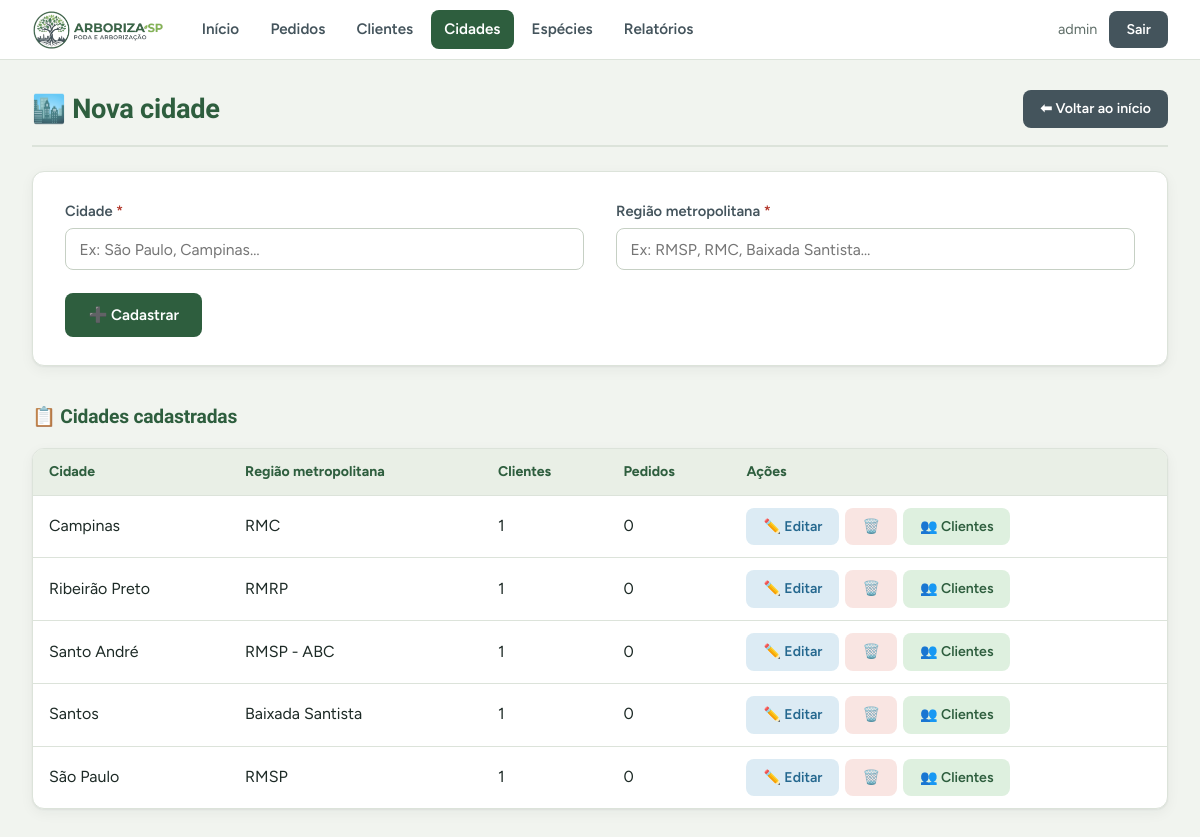
The app's page /cadastro_cidade.php (signed in) with its own data.
### tables this page shows
CREATE TABLE regioes (
    id_cidade INT AUTO_INCREMENT PRIMARY KEY,
    nome_cidade VARCHAR(100) NOT NULL UNIQUE,
    regiao_metropolitana VARCHAR(80) NOT NULL
);

### cadastro_cidade.php (the view, shortened to what this page needs)
<?php
include('conexao.php');
include('funcoes.php');
$cidade = ['id_cidade' => '', 'nome_cidade' => '', 'regiao_metropolitana' => ''];
$cidades = $conn->query("SELECT r.*,
        (SELECT COUNT(*) FROM clientes c WHERE c.id_cidade = r.id_cidade) AS qtd_clientes,
        (SELECT COUNT(*) FROM pedidos  p WHERE p.id_cidade = r.id_cidade) AS qtd_pedidos
    FROM regioes r
    ORDER BY r.nome_cidade");
$editando      = !empty($cidade['id_cidade']);
include('cabecalho.php');
?>
<div class="page-header-bar">
    <h2><?php echo $editando ? '✏️ Editar cidade' : '🏙️ Nova cidade'; ?></h2>
    <div class="header-actions">
        <a href="index.php" class="btn-back">⬅ Voltar ao início</a>
    </div>
</div>
<form method="post" action="">
    <div class="form-grid">
        <div class="form-group">
            <label for="nome_cidade">Cidade <span class="req">*</span></label>
            <input type="text" id="nome_cidade" name="nome_cidade" maxlength="100"
                value="<?php echo h($cidade['nome_cidade']); ?>"
                required placeholder="Ex: São Paulo, Campinas…">
        </div>
        <div class="form-group">
            <label for="regiao_metropolitana">Região metropolitana <span class="req">*</span></label>
            <input type="text" id="regiao_metropolitana" name="regiao_metropolitana" maxlength="80"
                value="<?php echo h($cidade['regiao_metropolitana']); ?>"
                required placeholder="Ex: RMSP, RMC, Baixada Santista…">
        </div>
        <div class="form-actions">
            <button type="submit" class="btn-primary">
                <?php echo $editando ? '💾 Atualizar' : '➕ Cadastrar'; ?>
            </button>
        </div>
    </div>
</form>
<h3>📋 Cidades cadastradas</h3>
<div class="table-container">
    <table>
        <thead>
            <tr>
                <th>Cidade</th>
                <th>Região metropolitana</th>
                <th>Clientes</th>
                <th>Pedidos</th>
                <th class="col-acoes">Ações</th>
            </tr>
        </thead>
        <tbody>
            <?php if ($cidades->num_rows > 0): ?>
                <?php while ($row = $cidades->fetch_assoc()): ?>
                    <tr>
                        <td><?php echo h($row['nome_cidade']); ?></td>
                        <td><?php echo h($row['regiao_metropolitana']); ?></td>
                        <td><?php echo (int)$row['qtd_clientes']; ?></td>
                        <td><?php echo (int)$row['qtd_pedidos']; ?></td>
                        <td>
                            <div class="action-buttons">
                                <a href="?edit_id=<?php echo (int)$row['id_cidade']; ?>" class="btn-edit">✏️ Editar</a>
                                <?php echo botao_post(
                                    'excluir',
                                    ['id' => $row['id_cidade']],
                                    '🗑️',
                                    'btn-delete',
                                    'Excluir ' . $row['nome_cidade'] . '?',
                                    'Excluir ' . $row['nome_cidade']
                                ); ?>
                                <a href="cadastro_cliente.php?cidade_id=<?php echo (int)$row['id_cidade']; ?>" class="btn-music">👥 Clientes</a>
                            </div>
                        </td>
                    </tr>
                <?php endwhile; ?>
            <?php else: ?>
                <tr>
                    <td colspan="5" class="empty-cell">Nenhuma cidade cadastrada. Use o formulário acima para adicionar a primeira.</td>
                </tr>
            <?php endif; ?>
        </tbody>
    </table>
</div>
<?php include('rodape.php'); ?>

### funcoes.php (shortened to what this page needs)
<?php
function h($valor): string
{
    return htmlspecialchars((string)$valor, ENT_QUOTES, 'UTF-8');
}
function csrf_token(): string
{
    return $_SESSION['csrf'];
}
function csrf_campo(): string
{
    return '<input type="hidden" name="csrf" value="' . csrf_token() . '">';
}
function botao_post(string $acao, array $campos, string $rotulo, string $classe, ?string $confirma = null, string $titulo = ''): string
{
    $onsubmit = $confirma
        ? ' onsubmit="return confirm(' . h(json_encode($confirma, JSON_UNESCAPED_UNICODE)) . ')"'
        : '';
    $html  = '<form method="post" action="" class="inline-form"' . $onsubmit . '>';
    $html .= csrf_campo();
    $html .= '<input type="hidden" name="acao" value="' . h($acao) . '">';
    foreach ($campos as $nome => $valor) {
        $html .= '<input type="hidden" name="' . h($nome) . '" value="' . h($valor) . '">';
    }
    $html .= '<button type="submit" class="' . h($classe) . '"'
        . ($titulo ? ' title="' . h($titulo) . '" aria-label="' . h($titulo) . '"' : '')
        . '>' . $rotulo . '</button></form>';
    return $html;
}

### styles.css (style rules this page uses)
:root { --forest: #2e5e3e; --forest-deep: #234a31; --leaf: #6aae3e; --slate: #44545c; --ink: #1d2a26; --muted: #5f6e68; --paper: #f1f4ef; --card: #ffffff; --line: #dce3da; --tint: #e9efe6; --danger: #b3382c; --danger-soft: #f9e5e2; --amber: #b9780f; --amber-soft: #fbefd6; --blue: #25688f; --blue-soft: #dcebf4; --green-soft: #def0df; --grey-soft: #e8ebea; --radius-card: 12px; --radius-ctl: 8px; --shadow: 0 1px 2px rgba(29, 42, 38, .06), 0 4px 14px rgba(29, 42, 38, .05); --font-body: 'Figtree', system-ui, -apple-system, 'Segoe UI', sans-serif; --font-display: 'Bricolage Grotesque', 'Figtree', system-ui, sans-serif; }
*, *::before, *::after { margin: 0; padding: 0; box-sizing: border-box; }
body { font-family: var(--font-body); background: var(--paper); color: var(--ink); line-height: 1.55; min-height: 100vh; }
a { color: var(--forest); }
h2, h3 { font-family: var(--font-display); color: var(--forest); letter-spacing: -.01em; }
h3 { font-size: 1.2rem; font-weight: 600; margin: 2.25rem 0 1rem; }
.page-header-bar { display: flex; align-items: center; justify-content: space-between; gap: 1rem; flex-wrap: wrap; margin-bottom: 1.5rem; padding-bottom: .9rem; border-bottom: 2px solid var(--line); }
.page-header-bar h2 { font-size: 1.7rem; font-weight: 700; }
.header-actions { display: flex; gap: .6rem; flex-wrap: wrap; align-items: center; }
form { background: var(--card); padding: 1.75rem 2rem; border: 1px solid var(--line); border-radius: var(--radius-card); box-shadow: var(--shadow); margin-bottom: 2rem; }
.form-grid { display: grid; grid-template-columns: 1fr 1fr; gap: 0 2rem; }
.form-group { margin-bottom: 1.2rem; }
label { display: block; margin-bottom: .35rem; font-size: .92rem; font-weight: 600; color: var(--slate); }
.req { color: var(--danger); }
input[type="text"], input[type="password"], input[type="number"], textarea, select { width: 100%; padding: .65rem .85rem; border: 1.5px solid #c6d0c4; border-radius: var(--radius-ctl); font-size: .98rem; font-family: var(--font-body); color: var(--ink); background: #fff; transition: border-color .2s, box-shadow .2s; }
.form-actions { display: flex; gap: .75rem; align-items: center; flex-wrap: wrap; grid-column: 1 / -1; margin-top: .25rem; }
.btn-primary, .btn-edit, .btn-delete, .btn-music, .btn-back, .btn-advance, .btn-cancel, .btn-map { display: inline-flex; align-items: center; justify-content: center; gap: .35rem; padding: .5rem 1rem; border: 1.5px solid transparent; border-radius: var(--radius-ctl); font-size: .88rem; font-weight: 600; font-family: var(--font-body); line-height: 1.4; text-decoration: none; white-space: nowrap; cursor: pointer; transition: background-color .15s, border-color .15s; }
.btn-primary { padding: .65rem 1.4rem; font-size: .95rem; background: var(--forest); color: #fff; }
.btn-back { background: var(--slate); color: #fff; }
.btn-edit { background: var(--blue-soft); color: var(--blue); }
.btn-delete { background: var(--danger-soft); color: var(--danger); }
.btn-music { background: var(--green-soft); color: var(--forest); }
.inline-form { display: inline; background: none; border: none; box-shadow: none; padding: 0; margin: 0; }
.table-container { background: var(--card); border: 1px solid var(--line); border-radius: var(--radius-card); box-shadow: var(--shadow); overflow-x: auto; margin-bottom: 1.5rem; }
table { width: 100%; border-collapse: collapse; }
th, td { padding: 12px 16px; text-align: left; vertical-align: middle; border-bottom: 1px solid var(--line); }
th { background: var(--tint); color: var(--forest); font-size: .88rem; font-weight: 700; white-space: nowrap; }
tbody tr:last-child td { border-bottom: none; }
.col-acoes { white-space: nowrap; }
.action-buttons { display: flex; gap: 6px; align-items: center; flex-wrap: wrap; }

### records on screen
regioes: nome_cidade "Campinas", regiao_metropolitana "RMC", qtd_clientes "1", qtd_pedidos "0"
regioes: nome_cidade "Ribeirão Preto", regiao_metropolitana "RMRP", qtd_clientes "1", qtd_pedidos "0"
regioes: nome_cidade "Santo André", regiao_metropolitana "RMSP - ABC", qtd_clientes "1", qtd_pedidos "0"
regioes: nome_cidade "Santos", regiao_metropolitana "Baixada Santista", qtd_clientes "1", qtd_pedidos "0"
regioes: nome_cidade "São Paulo", regiao_metropolitana "RMSP", qtd_clientes "1", qtd_pedidos "0"

### other values on screen
$rotulo "Início"
$rotulo "Pedidos"
$rotulo "Clientes"
$rotulo "Cidades"
$rotulo "Espécies"
$rotulo "Relatórios"
$_SESSION['usuario'] "admin"
